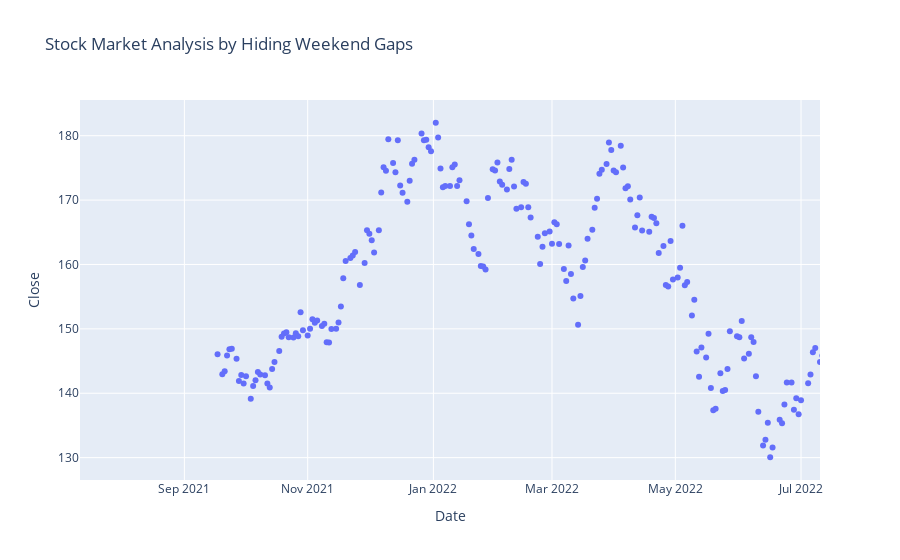

This figure's notebook cell:
### Markdown cell above
# Stock Market Analysis by Hiding Weekend Gaps

### Code cell
figure = px.scatter(data, x='Date', y='Close', range_x=['2021-07-12', '2022-09-12'],
                 title="Stock Market Analysis by Hiding Weekend Gaps")
figure.update_xaxes(
    rangebreaks=[
        dict(bounds=["sat", "sun"])
    ]
)
figure.show()

### Figure 1 — Plotly figure (JSON) as saved in the notebook; plotly's stock layout.template omitted (floating-point values rounded to 4 significant figures; data arrays with more than 128 entries replaced by an {"elided": "..."} marker saying what was removed)
{"data": [{"hovertemplate": "Date=%{x}<br>Close=%{y}<extra></extra>", "legendgroup": "", "marker": {"color": "#636efa", "symbol": "circle"}, "mode": "markers", "name": "", "orientation": "v", "showlegend": false, "type": "scatter", "x": {"elided": "248 str values"}, "xaxis": "x", "y": {"elided": "248 float values"}, "yaxis": "y"}], "layout": {"legend": {"tracegroupgap": 0}, "title": {"text": "Stock Market Analysis by Hiding Weekend Gaps"}, "xaxis": {"anchor": "y", "domain": [0, 1], "range": ["2021-07-12", "2022-07-11"], "rangebreaks": [{"bounds": ["sat", "sun"]}], "title": {"text": "Date"}}, "yaxis": {"anchor": "x", "domain": [0, 1], "title": {"text": "Close"}}}}
